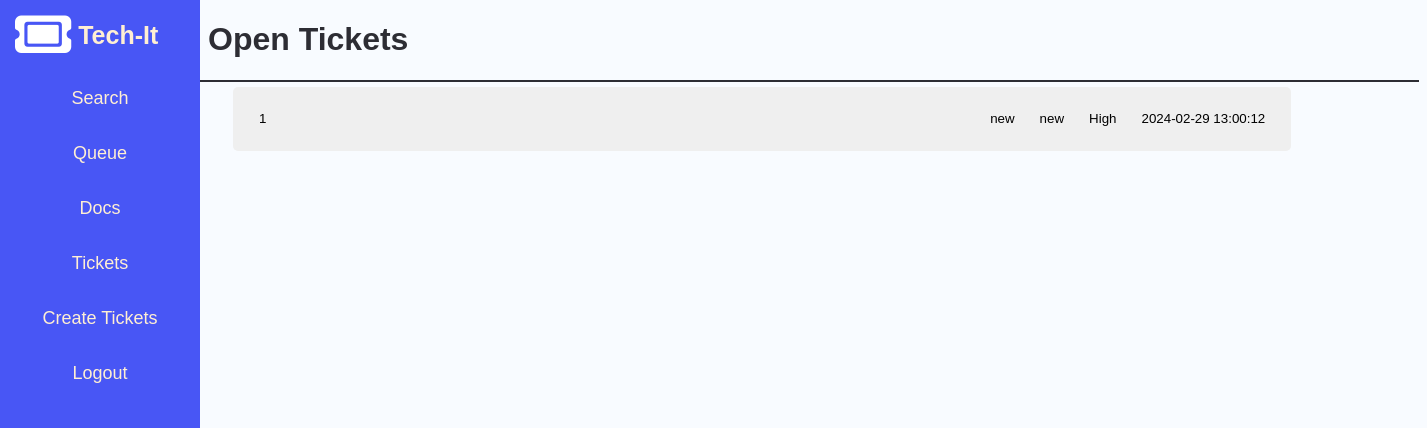
/queue.php (signed in), run on an earlier commit of the app's database.
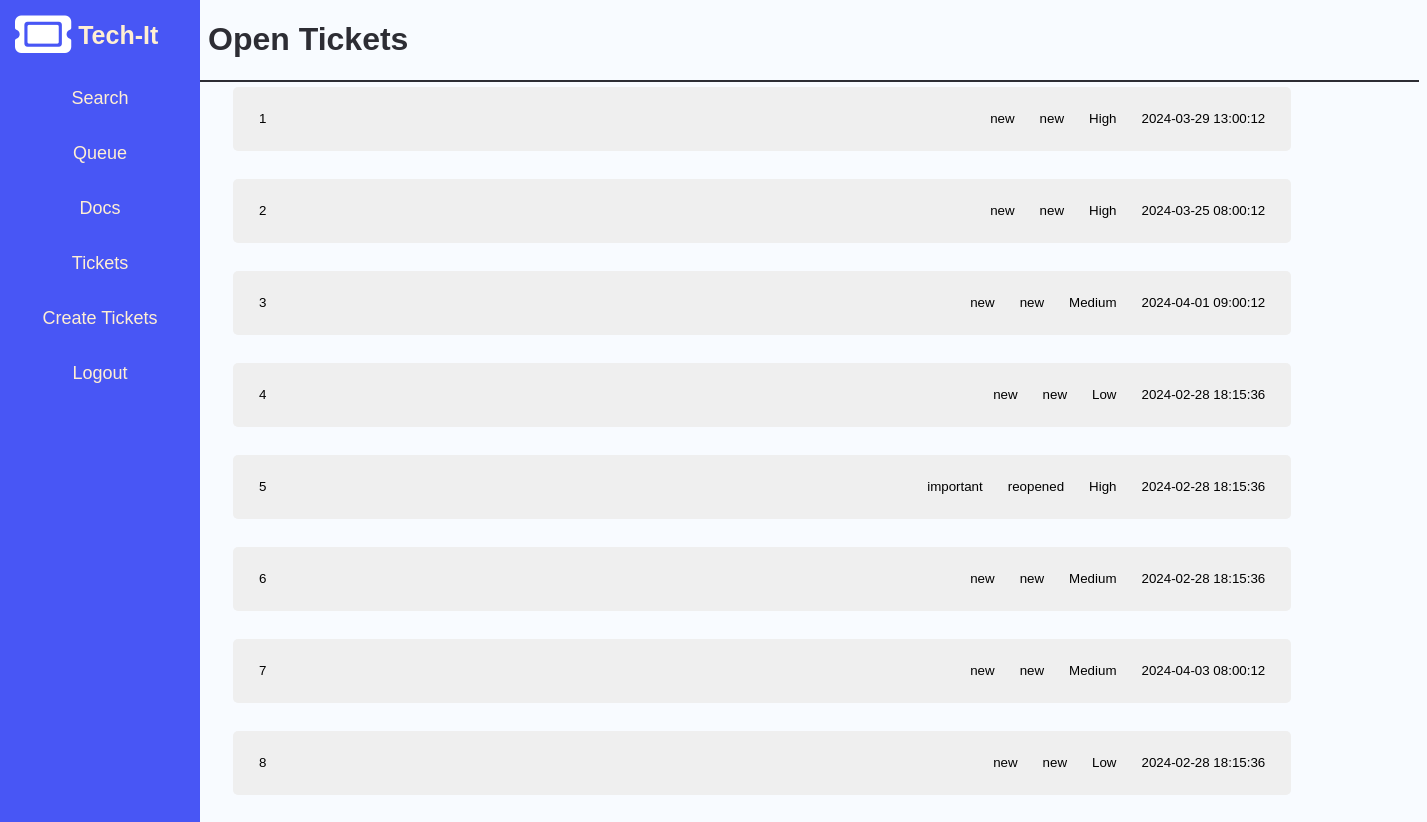
And on a later commit of the database.
### tables this page shows
CREATE TABLE if NOT EXISTS `ticket` (
  `Ticket_ID` int(11) NOT NULL AUTO_INCREMENT,
  `UserID` int(11) NOT NULL,
  `Importance` enum('High', 'Medium', 'Low') NOT NULL,
  `Queue` enum('new','inprogress','closed','important') NOT NULL,
  `Status` enum('new','reopened','closed') NOT NULL,
  `CreateDate` datetime NOT NULL,
  `CloseDate` datetime,
  `TicketDesc` varchar(1000) NOT NULL,
  `Email` varchar(64) NOT NULL,
  Primary Key(Ticket_ID),
  Foreign Key(UserID) References user(UserID)
);

### queue.php (the view, shortened to what this page needs)
<!DOCTYPE html>
<html lang="en">
<head>
    <link rel="stylesheet" href="style.css">
</head>
<body>
  <?php include ("menu.php")?>
    <?php
    if (isset($_SESSION["User_ID"])) {
      $servername = "localhost";
      $useraccount = "admin";
      $password = "admin";
      $dbname = "cs410_final";
      $conn = new mysqli($servername, $useraccount, $password, $dbname);
      $stmt = $conn->prepare("SELECT * FROM ticket WHERE Status != 'closed'");
      $stmt->execute();
      $result = $stmt->get_result();
      if ($result->num_rows > 0) {
        echo '<div class="ticketinfo">';
        echo "<h1>Open Tickets</h1>";
        echo '</div>';
        while($row = $result->fetch_assoc()) {
          echo '<a class="ticketDetail" href="ticketDetails.php?id=' . $row['Ticket_ID'] . '"><button>' .
          '<span style="margin-left: 20px; float: left;">' . $row['Ticket_ID'] . '</span>' .
          '<span style="margin-right: 20px; float: right;">' . $row["CreateDate"] . '</span>' .
          '<span style="margin-right: 25px; float: right;">' . $row["Importance"] . '</span>' .
          '<span style="margin-right: 25px; float: right;">' . $row['Status'] . '</span>' .
          '<span style="margin-right: 25px; float: right;">' . $row["Queue"] . '</span>' .
          '</button></a><br><br>';
        }
      } else {
        echo '<div class="ticketinfo">';
        echo "There are currently no tickets in the queue";
        echo '</div>';
      }
    } else {
      header("Location: login.php");
      exit();
    }
  ?>
</body>
</html>

### menu.php (shortened to what this page needs)
<head>
        <link rel="stylesheet" href="style.css">
    </head>
<div class="sidenav">
<h2><i class="fa-solid fa-ticket fa-2xl" style="color: #ffffff;"></i>  Tech-It</h2>
    <?php
        if($_SESSION['User_Type'] == 'admin' || $_SESSION['User_Type'] == 'tech'){
            echo '<a href="techSearch.php">Search</a>';
            echo '<a href="queue.php">Queue</a>';
        }
    ?>
    <a href="docs.php">Docs</a>
    <a href="ticketSearch.php">Tickets</a>
    <a href="createTicket.php">Create Tickets</a>
    <form action="logout.php" method="post">
        <input type="submit" class="logoutBtn" name="logout" value="Logout"></input>
    </form>
</div>

### style.css (style rules this page uses)
html { background: #f8fbff; font-family: 'Lucida Sans', 'Lucida Sans Regular', 'Lucida Grande', 'Lucida Sans Unicode', Geneva, Verdana, sans-serif; }
.sidenav { height: 100%; width: 200px; background-color: #4856f5 !important; position: fixed; z-index: 1; top: 0; left: 0; overflow-x: hidden; font-family: 'Lucida Sans', 'Lucida Sans Regular', 'Lucida Grande', 'Lucida Sans Unicode', Geneva, Verdana, sans-serif; }
.sidenav a { padding: 16px; text-decoration: none; font-size: 18px; color: #ffefd3; background-color: #4856f5; display: block; text-align: center; border-style:solid; border-color: #4856f5; border-width: 1px; }
.sidenav input { padding: 16px; width: 200px; text-decoration: none; font-size: 18px; color: #ffefd3; background-color: #4856f5; display: block; text-align: center; border-style:solid; border-color: #4856f5; border-width: 1px; }
h2 { margin-left: 15px; font-size: 25px; color: #ffefd3; }
.ticketDetail button { width: 75%; height: 64px; border-radius: 5px; cursor: pointer; border: none; }
.ticketDetail { width: 100%; height: 64px; border-radius: 20px; display: inline-block; padding: 5px 0px 5px 225px; cursor: pointer; border: none; }
.ticketinfo { color: #2d2d34; border-bottom: 2px solid; border-color:#2d2d34; padding-left: 200px; }

What changed in the data, as far as the page shows it:
changed ticket id 1: CreateDate "2024-02-29 13:00:12" → "2024-03-29 13:00:12"
added ticket: Ticket_ID "2", CreateDate "2024-03-25 08:00:12", Importance "High", Status "new", Queue "new"
added ticket: Ticket_ID "3", CreateDate "2024-04-01 09:00:12", Importance "Medium", Status "new", Queue "new"
added ticket: Ticket_ID "4", CreateDate "2024-02-28 18:15:36", Importance "Low", Status "new", Queue "new"
added ticket: Ticket_ID "5", CreateDate "2024-02-28 18:15:36", Importance "High", Status "reopened", Queue "important"
added ticket: Ticket_ID "6", CreateDate "2024-02-28 18:15:36", Importance "Medium", Status "new", Queue "new"
added ticket: Ticket_ID "7", CreateDate "2024-04-03 08:00:12", Importance "Medium", Status "new", Queue "new"
added ticket: Ticket_ID "8", CreateDate "2024-02-28 18:15:36", Importance "Low", Status "new", Queue "new"
